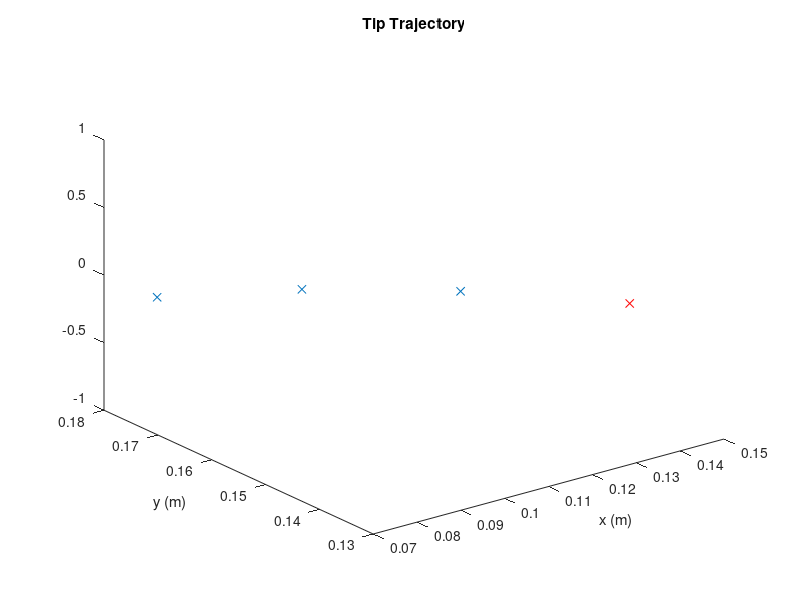
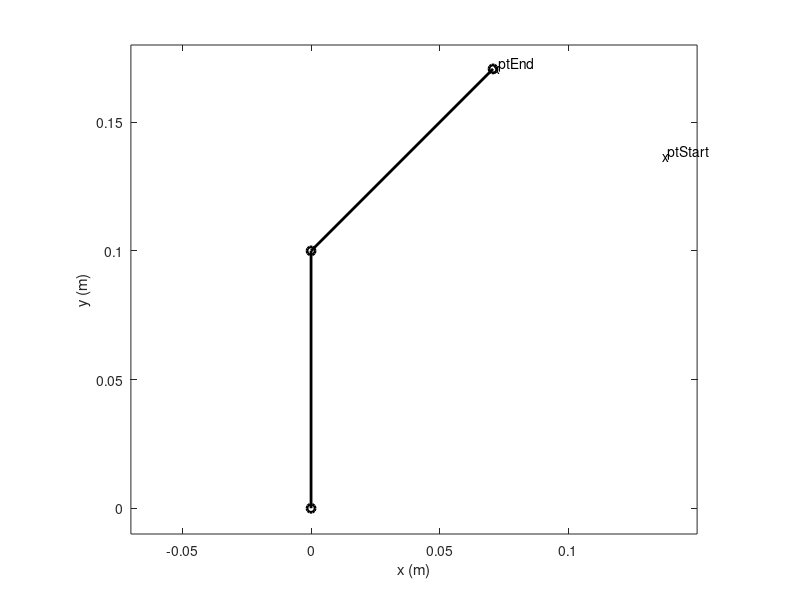
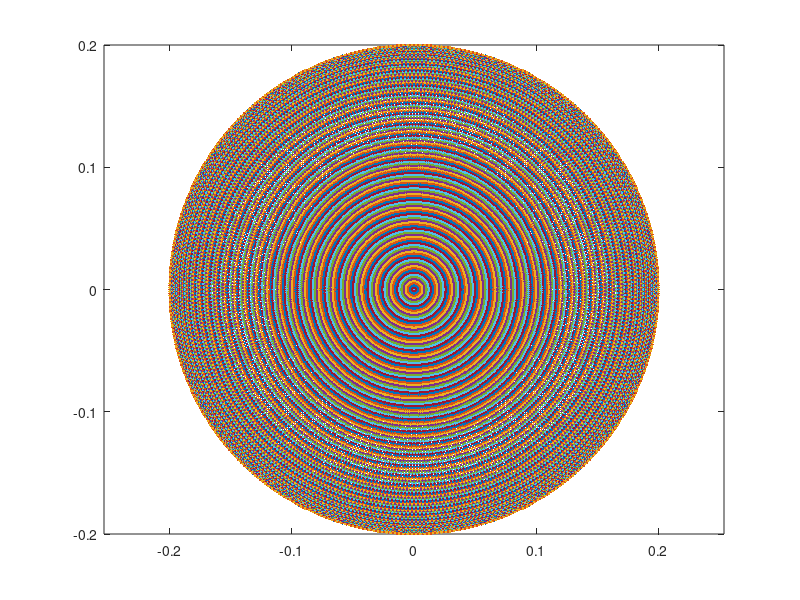

These figures' MATLAB source, in order:
%%%%%%%%%%%%% Antonia Tzemanaki %%%%%%%%%%%
%%%%%%%%%%% Robotics Fundamentals %%%%%%%%%
%%%%%%%%%%%%%% October 2017 %%%%%%%%%%%%%
% The following code simulates the forward kinematics of a simple 2DOF
% serial manipulator. Figure 2 shows its movement from start to end
% position, Figure 1 shows the location of its end effector at points of
% its trajectory and Figure 3 shows the maximum potential workspace of the
% arm's end effector.

clear all
close all
clc
disp('The following code simulates the forward kinematics of a simple 2DOF')
disp('serial manipulator. Figure 2 shows its movement from start to end position,')
disp('Figure 1 shows the location of its end effector at points of its trajectory')
disp('and Figure 3 shows the maximum potential workspace of its end effector')

%% A series of joint angles
% The following variables are defined in the form of column-vectors with
% 4 rows each. Each row represents a different position (angle) of the joint.
% e.g. inititally we hae 60 degrees for q1 and -30 for q2.
q1 = [60 70 80 90]'*pi/180 ;
q2 = [-30 -35 -40 -45]'*pi/180 ;
q = [ q1 q2 ] ;


%% Links Lengths
l1 = 0.1 ;
l2 = 0.1 ;

%% Trigonometric abbreviations
c1 = cos(q1);
c2 = cos(q2);
c12 = cos(q1+q2);

s1= sin(q1);
s2 = sin(q2);
s12 = sin(q1+q2);

%% Tip position
% These equations are derived from the Forward Kinematic model of the 2DOF
% robot
xt = l1*c1+l2*c12 ;
yt = l1*s1+l2*s12 ;

pt = [ xt yt ] ;

%%%%%%%%%%%%%%%%%%%%%%%%%%%%%%%%%%%%%%%%%%%%%%%%%%%%%%%%%%%%%%%%%%%%%%%%%
%% Plot the trajectory of the end-effector
figure (1)
set(1,'position',[680 558 560 420])

plot3(pt(1,1),pt(1,2),0,'rx')       % plot the first position of the robot's end effector
hold on
plot(pt(2:4,1),pt(2:4,2),'x')       % plot the 3 following positions of the robot's end effector
title('Tip Trajectory') ; xlabel('x (m)') ; ylabel('y (m)') ;


%% Plot the robotic arm, in 4 different positions
figure (2) 
set(2,'position',[116 190 560 420])

x1 = zeros(4,1) ;
y1 = zeros(4,1) ;

x2 = l1*c1 ;
y2 = l1*s1 ;


for i = 1:4
    xx = [ x1(i); x2(i); pt(i,1) ] ;
    yy = [ y1(i); y2(i); pt(i,2) ] ;
    
    plot(xx,yy,'ko-','Linewidth',2)
    axis equal
    hold on
        
    xlabel('x (m)') ; ylabel('y (m)') ;
    text(pt(1,1),pt(1,2),'x') ; text(pt(1,1) + 0.002,pt(1,2) + 0.002,'ptStart') ;
    text(pt(4,1),pt(4,2),'x') ; text(pt(4,1) + 0.002,pt(4,2) + 0.002,'ptEnd') ;
    axis([-0.07 0.15 -0.01 0.18])
    pause(0.05)
    hold off
    pause(0.1)
end

%%%%%%%%%%%%%%%%%%%%%%%%%%%%%%%%%%%%%%%%%%%%%%%%%%%%%%%%%%%%%%%%%%%%%%%%%
%% Workspace
q1 = 0:pi/180:2*pi-pi/180 ;
q2 = 0:pi/180:2*pi-pi/180 ;

cw1 = cos(q1);
sw1 = sin(q1);
cw12 = zeros(360,360) ;
sw12 = zeros(360,360);

%% Plot the workspace of the robot
figure (3)
set(3,'position',[1243 190 560 420])

xwork = zeros(360,360) ; % reserving space for the variables, because
ywork = zeros(360,360) ; % otherwise they would be created later within a loop.

for i = 1:360	% for q1
    for j = 1:360   % for q2
        cw12(i,j) = cos(q1(1,i)+ q2(1,j));
        sw12(i,j) = sin(q1(1,i)+ q2(1,j));
        xwork(i,j) = l1*cw1(i)+l2*cw12(i,j) ;
        ywork(i,j) = l1*sw1(i)+l2*sw12(i,j) ;
    end
end

plot(xwork,ywork,'.')
axis equal